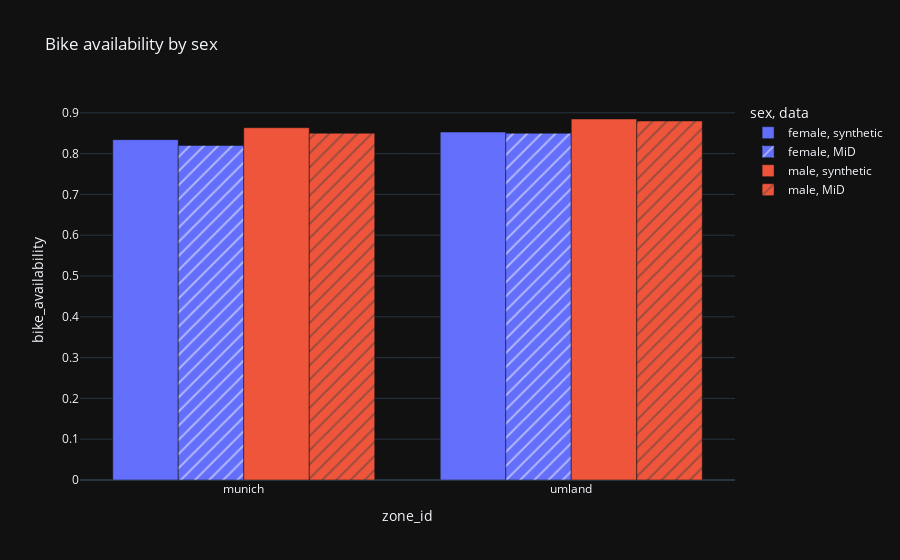

Source (notebook cell):
### Code cell
df = home_zones(df_persons[["household_id", "sex", "bike_availability"]], ["munich", "umland"])
df["bike_availability"] = df["bike_availability"] == "all"
df = df.groupby(["zone_id", "sex"])["bike_availability"].mean().reset_index().assign(data = "synthetic")

df = pd.concat([df, pd.DataFrame.from_records([
    { "zone_id": "munich", "sex": "male", "bike_availability": 0.85, "data": "MiD" },
    { "zone_id": "munich", "sex": "female", "bike_availability": 0.82, "data": "MiD" },
    { "zone_id": "umland", "sex": "male", "bike_availability": 0.88, "data": "MiD" },
    { "zone_id": "umland", "sex": "female", "bike_availability": 0.85, "data": "MiD" },
])])

px.bar(
    df, x = "zone_id", y = "bike_availability", pattern_shape = "data", barmode = "group",
    title = "Bike availability by sex", color = "sex"
)

### Figure 1 — Plotly figure (JSON) as saved in the notebook; plotly's stock layout.template omitted (floating-point values rounded to 4 significant figures)
{"data": [{"alignmentgroup": "True", "hovertemplate": "sex=female<br>data=synthetic<br>zone_id=%{x}<br>bike_availability=%{y}<extra></extra>", "legendgroup": "female, synthetic", "marker": {"color": "#636efa", "pattern": {"shape": ""}}, "name": "female, synthetic", "offsetgroup": "female, synthetic", "orientation": "v", "showlegend": true, "textposition": "auto", "type": "bar", "x": ["munich", "umland"], "xaxis": "x", "y": [0.8342, 0.8529], "yaxis": "y"}, {"alignmentgroup": "True", "hovertemplate": "sex=female<br>data=MiD<br>zone_id=%{x}<br>bike_availability=%{y}<extra></extra>", "legendgroup": "female, MiD", "marker": {"color": "#636efa", "pattern": {"shape": "/"}}, "name": "female, MiD", "offsetgroup": "female, MiD", "orientation": "v", "showlegend": true, "textposition": "auto", "type": "bar", "x": ["munich", "umland"], "xaxis": "x", "y": [0.82, 0.85], "yaxis": "y"}, {"alignmentgroup": "True", "hovertemplate": "sex=male<br>data=synthetic<br>zone_id=%{x}<br>bike_availability=%{y}<extra></extra>", "legendgroup": "male, synthetic", "marker": {"color": "#EF553B", "pattern": {"shape": ""}}, "name": "male, synthetic", "offsetgroup": "male, synthetic", "orientation": "v", "showlegend": true, "textposition": "auto", "type": "bar", "x": ["munich", "umland"], "xaxis": "x", "y": [0.8634, 0.8848], "yaxis": "y"}, {"alignmentgroup": "True", "hovertemplate": "sex=male<br>data=MiD<br>zone_id=%{x}<br>bike_availability=%{y}<extra></extra>", "legendgroup": "male, MiD", "marker": {"color": "#EF553B", "pattern": {"shape": "/"}}, "name": "male, MiD", "offsetgroup": "male, MiD", "orientation": "v", "showlegend": true, "textposition": "auto", "type": "bar", "x": ["munich", "umland"], "xaxis": "x", "y": [0.85, 0.88], "yaxis": "y"}], "layout": {"barmode": "group", "legend": {"title": {"text": "sex, data"}, "tracegroupgap": 0}, "title": {"text": "Bike availability by sex"}, "xaxis": {"anchor": "y", "domain": [0, 1], "title": {"text": "zone_id"}}, "yaxis": {"anchor": "x", "domain": [0, 1], "title": {"text": "bike_availability"}}}}
